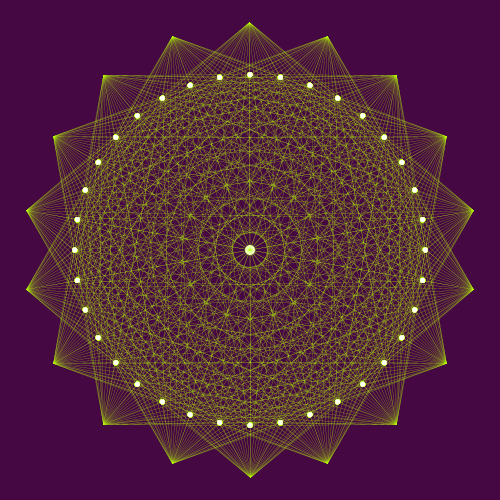
Frame 1 (no input)
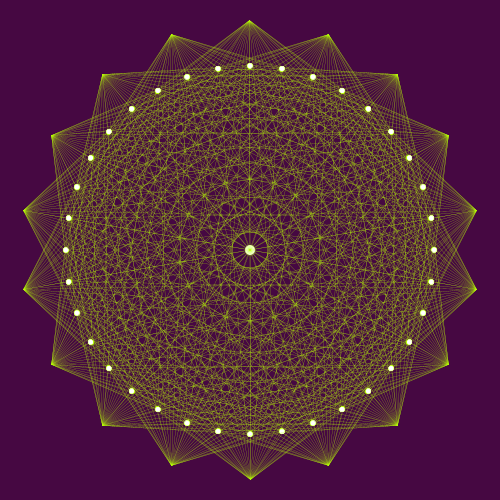
Frame 60 (the mouse pressed at the canvas centre just before this capture)
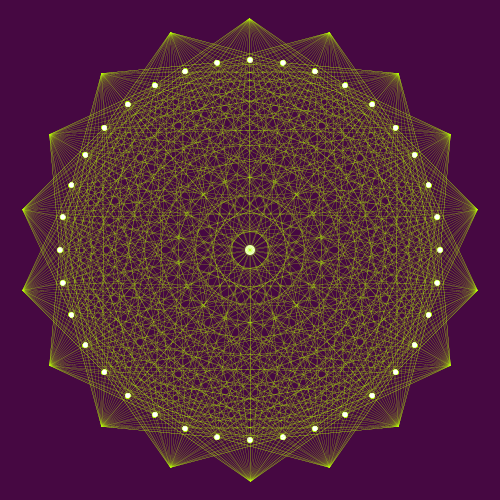
Frame 120 (the mouse held since frame 60 and released just before this capture)

The Processing sketch that drew these frames (run headless with seeded random() and noise(); from frame 60 on, the mouse is pressed at the canvas centre):

// Processing sketch: processing_185572
// ── processing_185572.pde

 // using  sin() cos()  line() and ellipse()
 float rad1, rad2, incr, ampl, ang, move;

void setup() {
  size(500, 500);
  stroke(#B7FF03);
  strokeWeight(.2);
  incr = 0.01;
  ampl = 4;
}

void draw() {
  background(#460842);

  ang += incr;
  move = ampl * sin(ang);
  rad1 = width/2.2 + move;
  move = (move + radians(270)) * 4;
  rad2 = height/3.2 + move;

  translate(width/2, height/2);
  
  ellipse(0, 0, 10, 10); // middle
  
  // plot 2 sets of circumference points
  for (int i = 0; i < 360; i+=20) {
    float dx1 = (sin(radians(i)) * rad1);
    float dy1 = (cos(radians(i)) * rad1);
    for (int j = 0; j < 360; j+=10) {
      float dx2 = (sin(radians(j)) * rad2);
      float dy2 = (cos(radians(j)) * rad2);
      line(dx1, dy1, dx2, dy2); // join points as we go
      ellipse(dx2, dy2, 5, 5); 
    }
  }
}
